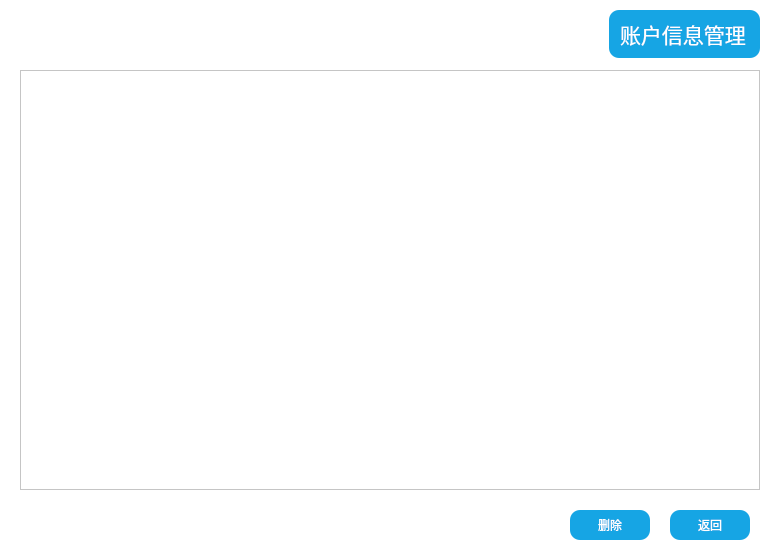
<?xml version="1.0" encoding="UTF-8"?>
<ui version="4.0">
 <class>ManageDialog</class>
 <widget class="QDialog" name="ManageDialog">
  <property name="geometry">
   <rect>
    <x>0</x>
    <y>0</y>
    <width>780</width>
    <height>560</height>
   </rect>
  </property>
  <property name="windowTitle">
   <string>Dialog</string>
  </property>
  <property name="styleSheet">
   <string notr="true">background:white;</string>
  </property>
  <widget class="QTableView" name="tableView">
   <property name="geometry">
    <rect>
     <x>20</x>
     <y>70</y>
     <width>740</width>
     <height>420</height>
    </rect>
   </property>
   <property name="selectionBehavior">
    <enum>QAbstractItemView::SelectRows</enum>
   </property>
  </widget>
  <widget class="QLabel" name="label">
   <property name="geometry">
    <rect>
     <x>609</x>
     <y>10</y>
     <width>151</width>
     <height>48</height>
    </rect>
   </property>
   <property name="font">
    <font>
     <family>SimSun-ExtB</family>
     <pointsize>16</pointsize>
    </font>
   </property>
   <property name="styleSheet">
    <string notr="true">color: white;
background-color: rgb(22, 165, 228);
border-style: outset;
padding: 6px;
border-radius: 10px;</string>
   </property>
   <property name="text">
    <string>账户信息管理</string>
   </property>
  </widget>
  <widget class="QPushButton" name="returnButton">
   <property name="geometry">
    <rect>
     <x>670</x>
     <y>510</y>
     <width>80</width>
     <height>30</height>
    </rect>
   </property>
   <property name="styleSheet">
    <string notr="true">color: white;
background-color: rgb(22, 165, 228);
border-style: outset;
padding: 6px;
border-radius: 10px;</string>
   </property>
   <property name="text">
    <string>返回</string>
   </property>
  </widget>
  <widget class="QPushButton" name="deleteButton">
   <property name="geometry">
    <rect>
     <x>570</x>
     <y>510</y>
     <width>80</width>
     <height>30</height>
    </rect>
   </property>
   <property name="styleSheet">
    <string notr="true">color: white;
background-color: rgb(22, 165, 228);
border-style: outset;
padding: 6px;
border-radius: 10px;</string>
   </property>
   <property name="text">
    <string>删除</string>
   </property>
  </widget>
 </widget>
 <resources/>
 <connections/>
</ui>
